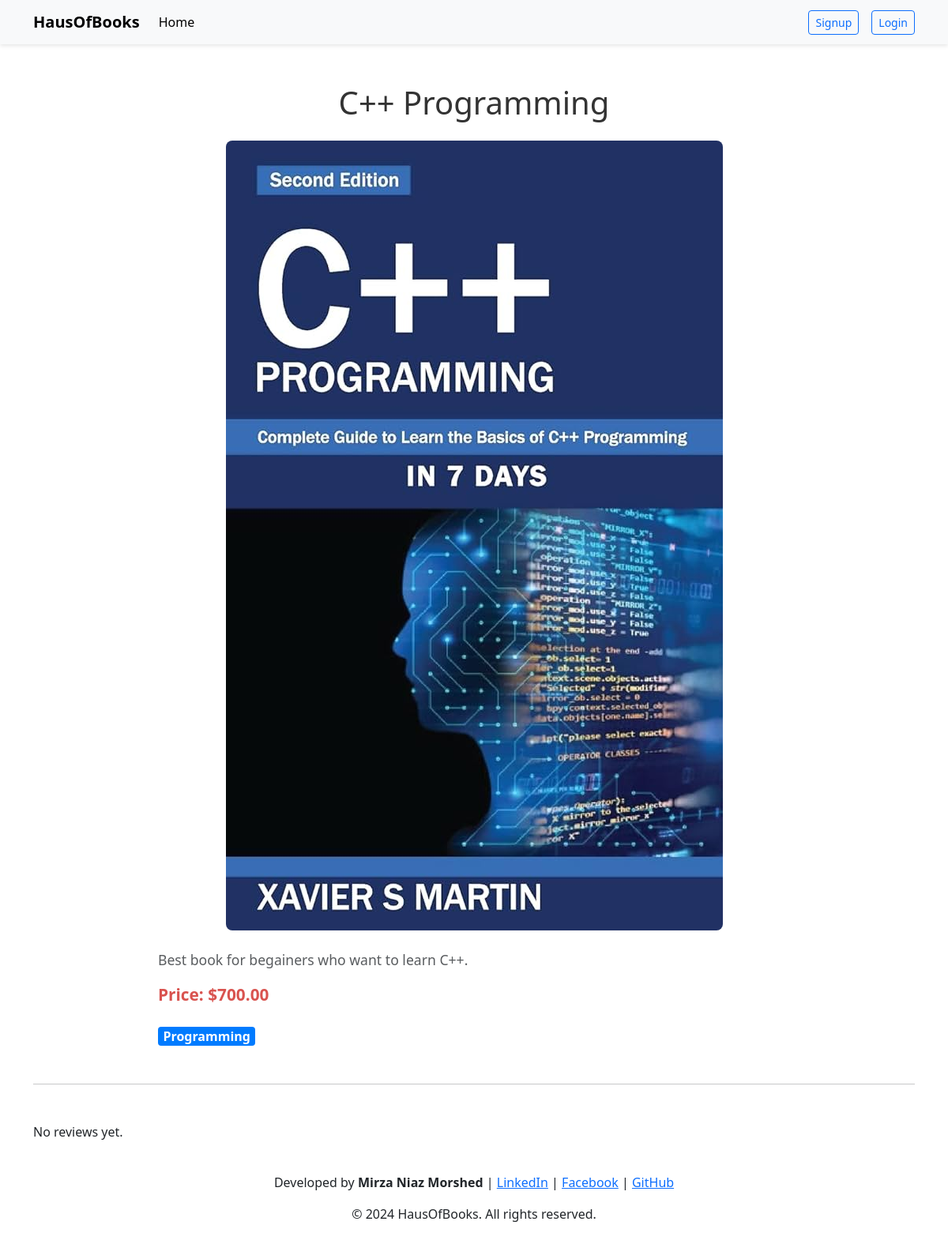
Screenshot of /books/details/6 with the database file from the repository.
### books/models.py (models this page shows, shortened)
class CreateBook(models.Model):
    title = models.CharField(max_length=100)
    description = models.TextField()
    image = models.ImageField(upload_to='books/media/uploads/', blank=True, null=True)
    price = models.DecimalField(max_digits=12,decimal_places=2)
    categories = models.ManyToManyField(CreateCategory, related_name='book')

class CreateCategory(models.Model):
    category_name = models.CharField(max_length=100)
    slug = models.SlugField(max_length=100, null=True, blank=True, unique=True)
    def __str__(self) -> str:
        return self.category_name

### books/views.py (the view, shortened to what this page needs)
# urls.py: path('details/<int:id>', views.BookDetailsView.as_view(), name="book_details"),
class BookDetailsView(FormView):
    template_name = 'book_details.html'
    form_class = CreateBookReviewForm
    def get_context_data(self, **kwargs):
        context =  super().get_context_data(**kwargs)
        id = self.kwargs['id']
        book = CreateBook.objects.get(pk=id)
        context['details'] = book
        context['reviews'] = CreateBookReview.objects.filter(book=book)
        try:
            search = CreateBookBorrowedHistory.objects.get(book_name=book.title, user=self.request.user, book_return=False)
            if search.user.username == self.request.user.username:
                context['is_borrowed'] = True
            else:
                raise Exception("You are not authorized to buy this item.")
        except:
            context['is_borrowed'] = False
        return context

### books/templates/book_details.html (shortened to what this page needs)
{% extends "base.html" %}
{% load crispy_forms_tags %}
{% block body %}
<div class="container">
    <div class="book-details-container" style="max-width: 800px; margin: auto; padding-top: 50px;">
        <h1 class="text-center mb-4" style="font-size: 2.5rem; color: #333;">{{details.title}}</h1>
        <div class="text-center mb-4">
            <img src="{{details.image.url}}" alt="{{details.title}}" style="max-width: 100%; height: auto; border-radius: 8px;">
        </div>
        <p class="lead text-muted" style="font-size: 1.1rem;">{{details.description}}</p>
        <strong class="d-block mb-4" style="font-size: 1.3rem; color: #d9534f;">Price: ${{details.price}}</strong>
        <div class="mt-4 mb-4">
            {% for category in details.categories.all %}
                <a href="#" class="badge badge-primary" style="font-size: 1rem; margin-right: 5px;">{{category}}</a>
            {% endfor %}
        </div>
    </div>
    <hr class="my-5">
    <div class="reviews-container">
        <div class="row">
            <div class="{% if is_borrowed %}col-md-6{% else %}col-12{% endif %}">
                {% if reviews %}
                    <h4>All Reviews ({{reviews|length}})</h4>
                    {% for review in reviews %}
                        <div class="card mb-3 shadow-sm" style="border-radius: 10px;">
                            <div class="card-body">
                                <h5 class="card-title" style="font-size: 1.2rem; color: #007bff;">{{review.name}}</h5>
                                <p class="card-text" style="font-size: 1rem; color: #555;">{{review.body}}</p>
                                <p class="card-text"><small class="text-muted">{{review.created_on}}</small></p>
                            </div>
                        </div>
                    {% endfor %}
                {% else %}
                    <p>No reviews yet.</p>
                {% endif %}
            </div>
        </div>
    </div>
</div>
{% endblock %}

### core/templates/base.html (style rules this page uses)
.badge-primary { color: #fff; background-color: #007bff; text-decoration: none; }
.badge { display: inline-block; padding: .25em .4em; font-weight: 700; line-height: 1; text-align: center; white-space: nowrap; vertical-align: baseline; border-radius: .25rem; }

### rows the page displays
CreateBook: title "C++ Programming", image (picture), description "Best book for begainers who want to learn C++.", price "700.00"
CreateCategory: category_name "Programming"
